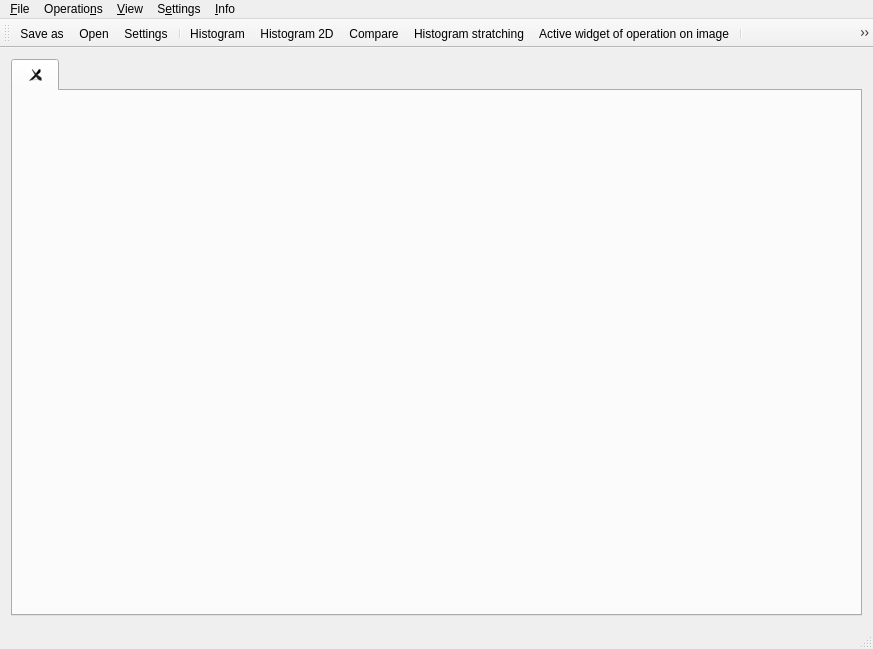
<?xml version="1.0" encoding="UTF-8"?>
<ui version="4.0">
 <class>MainWindow</class>
 <widget class="QMainWindow" name="MainWindow">
  <property name="geometry">
   <rect>
    <x>0</x>
    <y>0</y>
    <width>873</width>
    <height>649</height>
   </rect>
  </property>
  <property name="windowTitle">
   <string>HarbuzHIST18</string>
  </property>
  <property name="windowIcon">
   <iconset resource="../images.qrc">
    <normaloff>:/Resources/edit-tools.png</normaloff>:/Resources/edit-tools.png</iconset>
  </property>
  <property name="documentMode">
   <bool>false</bool>
  </property>
  <widget class="QWidget" name="centralWidget">
   <layout class="QGridLayout" name="gridLayout">
    <item row="0" column="0">
     <layout class="QGridLayout" name="gridLayout_2">
      <property name="topMargin">
       <number>0</number>
      </property>
      <item row="1" column="0">
       <widget class="QTabWidget" name="mainTabWidget">
        <property name="sizePolicy">
         <sizepolicy hsizetype="Expanding" vsizetype="Expanding">
          <horstretch>0</horstretch>
          <verstretch>0</verstretch>
         </sizepolicy>
        </property>
        <property name="minimumSize">
         <size>
          <width>100</width>
          <height>0</height>
         </size>
        </property>
        <property name="tabsClosable">
         <bool>true</bool>
        </property>
        <widget class="QWidget" name="mainTabWidgetPage1">
         <attribute name="title">
          <string/>
         </attribute>
         <layout class="QHBoxLayout" name="horizontalLayout">
          <property name="sizeConstraint">
           <enum>QLayout::SetMaximumSize</enum>
          </property>
         </layout>
        </widget>
       </widget>
      </item>
     </layout>
    </item>
   </layout>
  </widget>
  <widget class="QMenuBar" name="menuBar">
   <property name="geometry">
    <rect>
     <x>0</x>
     <y>0</y>
     <width>873</width>
     <height>36</height>
    </rect>
   </property>
   <widget class="QMenu" name="menuFile">
    <property name="title">
     <string>&amp;File</string>
    </property>
    <addaction name="actionSave"/>
    <addaction name="actionOpen"/>
    <addaction name="actionExit"/>
   </widget>
   <widget class="QMenu" name="menuEdit">
    <property name="title">
     <string>Operatio&amp;ns</string>
    </property>
    <widget class="QMenu" name="menuHistogram">
     <property name="title">
      <string>&amp;Histogram</string>
     </property>
     <addaction name="actionHistogram_stratching"/>
     <addaction name="actionHistogram_equalization"/>
    </widget>
    <widget class="QMenu" name="menuType_Here">
     <property name="title">
      <string>&amp;Filtering</string>
     </property>
     <addaction name="actionConvolution_matrix"/>
    </widget>
    <widget class="QMenu" name="menuUniversal_Point_Operation">
     <property name="title">
      <string>&amp;Universal Point Operation</string>
     </property>
     <addaction name="actionSingle_Argument_Operation"/>
     <addaction name="actionMultiple_arguments_operation"/>
    </widget>
    <addaction name="menuHistogram"/>
    <addaction name="menuUniversal_Point_Operation"/>
    <addaction name="menuType_Here"/>
   </widget>
   <widget class="QMenu" name="menuView">
    <property name="title">
     <string>&amp;View</string>
    </property>
    <addaction name="actionHistogram"/>
    <addaction name="actionHistogram_2D"/>
    <addaction name="actionCompare"/>
    <addaction name="actionActive_widget_of_operation_on_image"/>
   </widget>
   <widget class="QMenu" name="menuInfo">
    <property name="title">
     <string>&amp;Info</string>
    </property>
    <addaction name="actionAbout_program"/>
   </widget>
   <widget class="QMenu" name="menuSettings">
    <property name="title">
     <string>S&amp;ettings</string>
    </property>
    <widget class="QMenu" name="menuMenu_bar">
     <property name="title">
      <string>&amp;Menu bar</string>
     </property>
     <addaction name="actionText_only"/>
     <addaction name="actionIcons_only"/>
     <addaction name="actionText_under_icons"/>
     <addaction name="actionText_beside_icons"/>
    </widget>
    <addaction name="menuMenu_bar"/>
    <addaction name="actionSettings"/>
   </widget>
   <addaction name="menuFile"/>
   <addaction name="menuEdit"/>
   <addaction name="menuView"/>
   <addaction name="menuSettings"/>
   <addaction name="menuInfo"/>
  </widget>
  <widget class="QToolBar" name="mainToolBar">
   <property name="orientation">
    <enum>Qt::Horizontal</enum>
   </property>
   <property name="toolButtonStyle">
    <enum>Qt::ToolButtonIconOnly</enum>
   </property>
   <property name="floatable">
    <bool>true</bool>
   </property>
   <attribute name="toolBarArea">
    <enum>TopToolBarArea</enum>
   </attribute>
   <attribute name="toolBarBreak">
    <bool>false</bool>
   </attribute>
   <addaction name="actionSave"/>
   <addaction name="actionOpen"/>
   <addaction name="actionSettings"/>
   <addaction name="separator"/>
   <addaction name="actionHistogram"/>
   <addaction name="actionHistogram_2D"/>
   <addaction name="actionCompare"/>
   <addaction name="actionHistogram_stratching"/>
   <addaction name="actionActive_widget_of_operation_on_image"/>
   <addaction name="separator"/>
   <addaction name="actionHistogram_equalization"/>
   <addaction name="separator"/>
   <addaction name="actionSingle_Argument_Operation"/>
   <addaction name="actionMultiple_arguments_operation"/>
   <addaction name="separator"/>
   <addaction name="actionConvolution_matrix"/>
   <addaction name="separator"/>
   <addaction name="actionExit"/>
  </widget>
  <widget class="QStatusBar" name="statusBar"/>
  <action name="actionOpen">
   <property name="icon">
    <iconset>
     <normalon>:/Resources/folder_2_open-512.png</normalon>
    </iconset>
   </property>
   <property name="text">
    <string>&amp;Open</string>
   </property>
   <property name="shortcut">
    <string>Ctrl+O</string>
   </property>
  </action>
  <action name="actionExit">
   <property name="icon">
    <iconset resource="../images.qrc">
     <normaloff>:/Resources/exit.png</normaloff>:/Resources/exit.png</iconset>
   </property>
   <property name="text">
    <string>&amp;Exit</string>
   </property>
   <property name="shortcut">
    <string>Ctrl+E</string>
   </property>
  </action>
  <action name="actionHistogram">
   <property name="checkable">
    <bool>true</bool>
   </property>
   <property name="icon">
    <iconset resource="../images.qrc">
     <normaloff>:/Resources/Histogram-512.png</normaloff>:/Resources/Histogram-512.png</iconset>
   </property>
   <property name="text">
    <string>&amp;Histogram</string>
   </property>
   <property name="toolTip">
    <string>Histogram is function which show how much pixels of image has bright's level of value on X asix</string>
   </property>
   <property name="shortcut">
    <string>Ctrl+H</string>
   </property>
  </action>
  <action name="actionHistogram_stratching">
   <property name="checkable">
    <bool>true</bool>
   </property>
   <property name="icon">
    <iconset resource="../images.qrc">
     <normaloff>:/Resources/Histogrameq.png</normaloff>:/Resources/Histogrameq.png</iconset>
   </property>
   <property name="text">
    <string>&amp;Histogram stratching</string>
   </property>
  </action>
  <action name="actionHistogram_equalization">
   <property name="icon">
    <iconset resource="../images.qrc">
     <normaloff>:/Resources/expand.png</normaloff>:/Resources/expand.png</iconset>
   </property>
   <property name="text">
    <string>Histogram &amp;equalization</string>
   </property>
  </action>
  <action name="actionSingle_Argument_Operation">
   <property name="icon">
    <iconset resource="../images.qrc">
     <normaloff>:/Resources/Line-Chart-512.png</normaloff>:/Resources/Line-Chart-512.png</iconset>
   </property>
   <property name="text">
    <string>&amp;Single argument operation</string>
   </property>
   <property name="toolTip">
    <string>Editable line of brigthness level mutation</string>
   </property>
  </action>
  <action name="actionMultiple_arguments_operation">
   <property name="icon">
    <iconset>
     <normalon>:/Resources/math_ops.png</normalon>
    </iconset>
   </property>
   <property name="text">
    <string>&amp;Multiple arguments operation</string>
   </property>
   <property name="toolTip">
    <string>Set of operations on one pixel from one or more images</string>
   </property>
  </action>
  <action name="actionText_only">
   <property name="text">
    <string>&amp;Text only</string>
   </property>
  </action>
  <action name="actionIcons_only">
   <property name="text">
    <string>&amp;Icons only</string>
   </property>
  </action>
  <action name="actionText_under_icons">
   <property name="text">
    <string>Text &amp;under icons</string>
   </property>
  </action>
  <action name="actionText_beside_icons">
   <property name="text">
    <string>Text &amp;beside icons</string>
   </property>
  </action>
  <action name="actionConvolution_matrix">
   <property name="icon">
    <iconset>
     <normalon>:/Resources/matrix.png</normalon>
    </iconset>
   </property>
   <property name="text">
    <string>&amp;Filters </string>
   </property>
   <property name="toolTip">
    <string>Convolution matrix based filters</string>
   </property>
   <property name="shortcut">
    <string>Ctrl+M</string>
   </property>
  </action>
  <action name="actionAbout_program">
   <property name="text">
    <string>&amp;About program</string>
   </property>
  </action>
  <action name="actionHistogram_2D">
   <property name="checkable">
    <bool>true</bool>
   </property>
   <property name="icon">
    <iconset resource="../images.qrc">
     <normaloff>:/Resources/3d.png</normaloff>:/Resources/3d.png</iconset>
   </property>
   <property name="text">
    <string>Histogram &amp;2D</string>
   </property>
  </action>
  <action name="actionActive_widget_of_operation_on_image">
   <property name="checkable">
    <bool>true</bool>
   </property>
   <property name="icon">
    <iconset resource="../images.qrc">
     <normaloff>:/Resources/creative-process.png</normaloff>:/Resources/creative-process.png</iconset>
   </property>
   <property name="text">
    <string>&amp;Active widget of operation on image</string>
   </property>
  </action>
  <action name="actionSave">
   <property name="icon">
    <iconset resource="../images.qrc">
     <normaloff>:/Resources/save-icon-silhouette.png</normaloff>:/Resources/save-icon-silhouette.png</iconset>
   </property>
   <property name="text">
    <string>&amp;Save as</string>
   </property>
   <property name="toolTip">
    <string>Save image as</string>
   </property>
   <property name="shortcut">
    <string>Ctrl+S</string>
   </property>
  </action>
  <action name="actionSettings">
   <property name="icon">
    <iconset resource="../images.qrc">
     <normaloff>:/Resources/settings.png</normaloff>:/Resources/settings.png</iconset>
   </property>
   <property name="text">
    <string>&amp;Settings</string>
   </property>
  </action>
  <action name="actionCompare">
   <property name="checkable">
    <bool>true</bool>
   </property>
   <property name="icon">
    <iconset>
     <normalon>:/Resources/compare.png</normalon>
    </iconset>
   </property>
   <property name="text">
    <string>&amp;Compare</string>
   </property>
  </action>
 </widget>
 <layoutdefault spacing="6" margin="11"/>
 <resources>
  <include location="../images.qrc"/>
 </resources>
 <connections/>
</ui>
